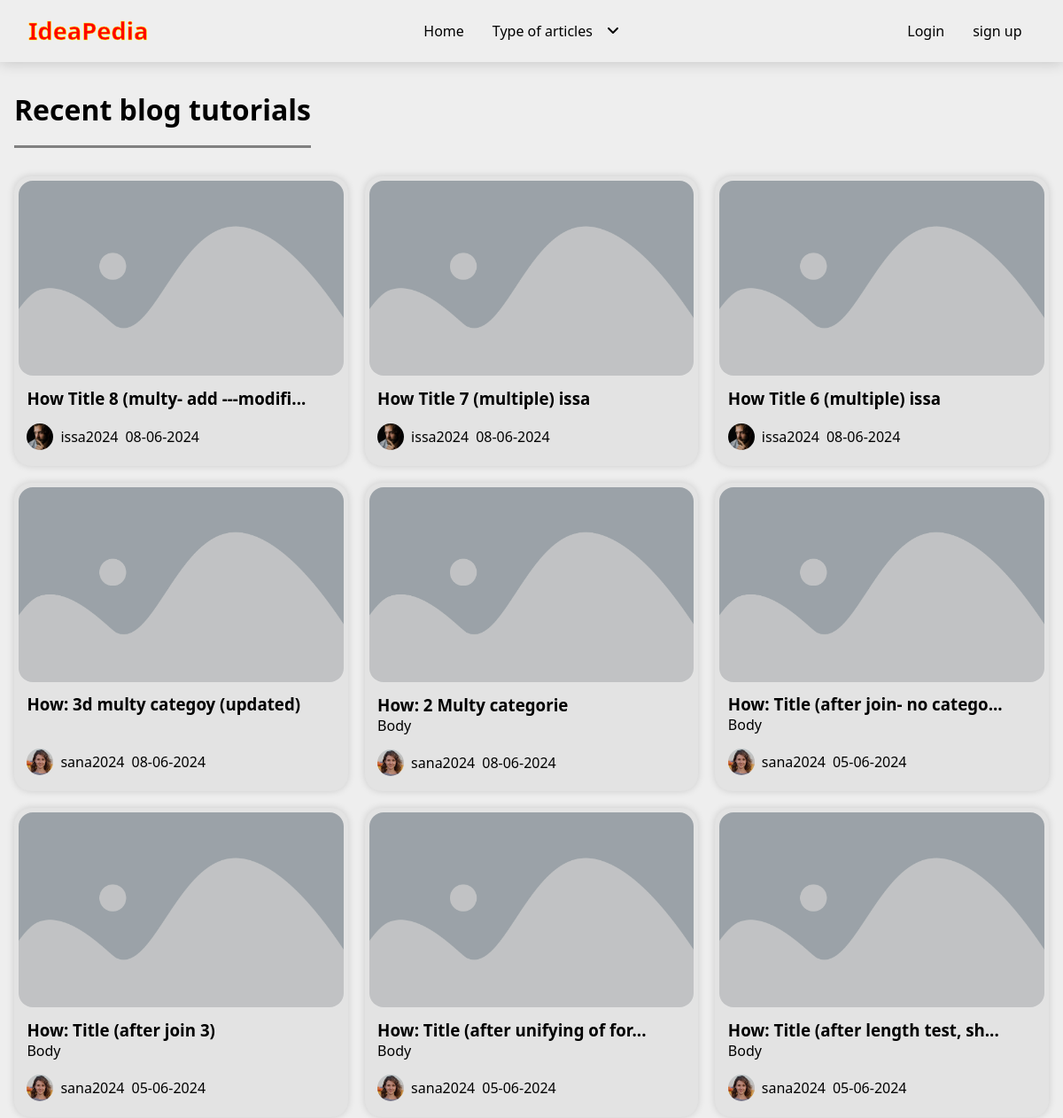
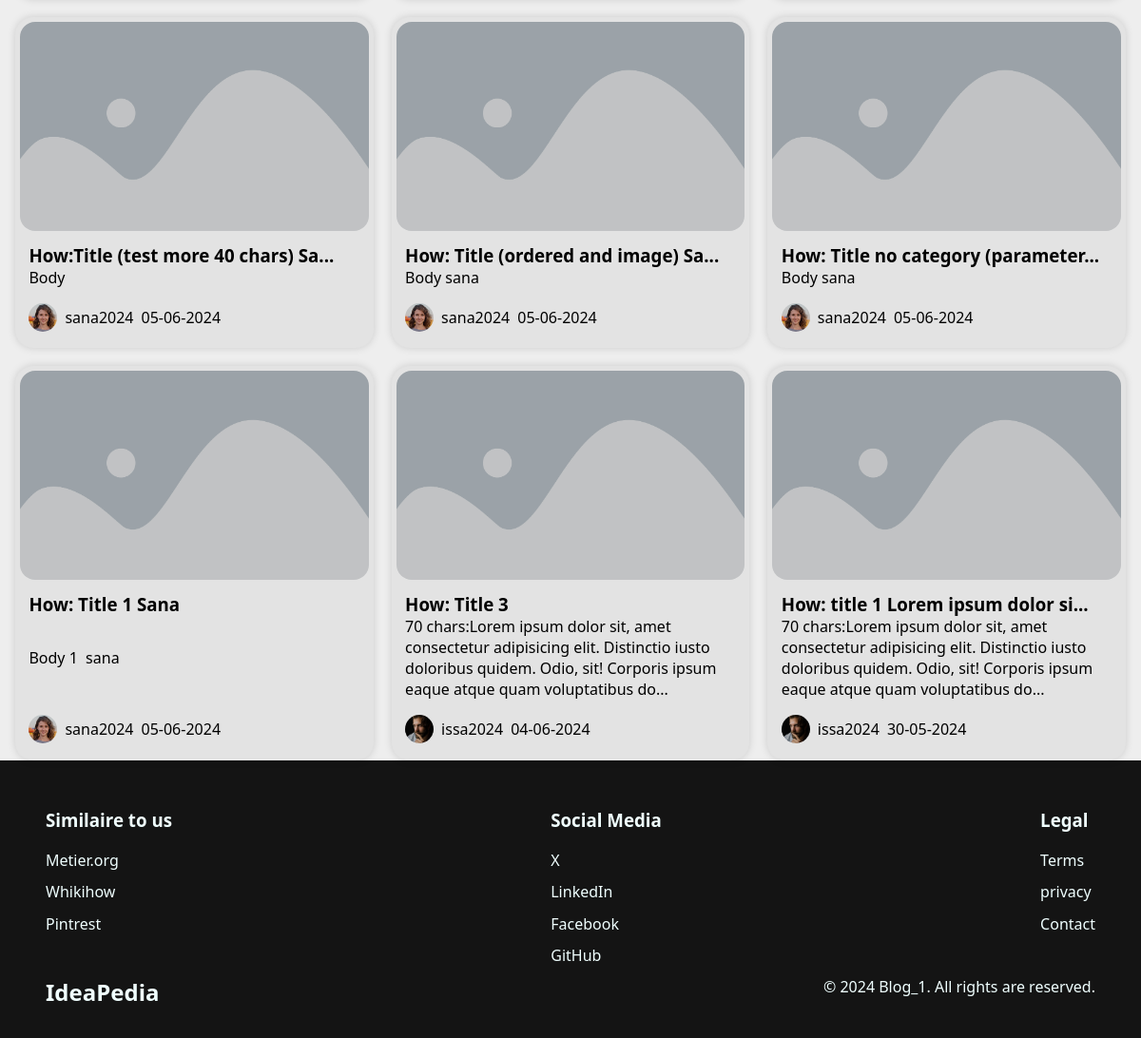
/pages/flow.php?all=1, run on the app's committed database (2 pictures, top to bottom).
### tables this page shows
CREATE TABLE `posts` (
  `id` int(11) NOT NULL,
  `user_id` int(11) NOT NULL,
  `title` varchar(255) NOT NULL,
  `body` text NOT NULL,
  `created_at` datetime NOT NULL DEFAULT current_timestamp(),
  `image_cover` varchar(255) DEFAULT NULL,
  `published` tinyint(1) NOT NULL,
  `thematic_id` int(11) NOT NULL
);

CREATE TABLE `users` (
  `id` int(11) NOT NULL,
  `name` varchar(100) NOT NULL,
  `lastName` varchar(100) NOT NULL,
  `username` varchar(100) NOT NULL,
  `role` enum('owner','member') NOT NULL DEFAULT 'member',
  `email` varchar(255) NOT NULL,
  `password` varchar(255) NOT NULL,
  `image` varchar(255) DEFAULT NULL,
  `profile_cover` varchar(255) DEFAULT NULL,
  `city` varchar(100) DEFAULT NULL,
  `country` varchar(100) DEFAULT NULL,
  `gender` enum('male','female','nb','') DEFAULT NULL
);

### classes/Database.php (called while the page is built, shortened)
<?php
class Database
{
    protected function connect($host, $username, $password, $db_name)
    {
        $dsn = "mysql:host=$host;dbname=$db_name;charset=utf8mb4";
        $options = [
            PDO::ATTR_ERRMODE => PDO::ERRMODE_EXCEPTION,
            PDO::ATTR_DEFAULT_FETCH_MODE => PDO::FETCH_ASSOC,
            PDO::ATTR_EMULATE_PREPARES => false,
        ];
        try {
            $this->connection = new PDO($dsn, $username, $password, $options);
        } catch (PDOException $e) {
            throw new RuntimeException('Connection failed: '. $e->getMessage(), 0, $e);
        }
    }
}

### classes/Posts_class.php (called while the page is built, shortened)
<?php
include_once "Database.php";
class Posts extends Database
{
    public function getAllJoin($thematic_id, $limit = "")
    {
        $sql = "SELECT p.*, u.username AS author, u.image AS author_image
                FROM posts p
                LEFT JOIN users u ON p.user_id = u.id
                WHERE p.thematic_id = :thematic_id
                $limit";
        $stmt = $this->connection->prepare($sql);
        $stmt->execute([':thematic_id'=> $thematic_id]);
        $results = $stmt->fetchAll();
        return $results;
    }
}

### pages/flow.php (the view, shortened to what this page needs)
<?php
include_once "../classes/Posts_class.php";
include_once "../inc/header.html.php";
include_once "../inc/components/nav.php";
$postsClass = new Posts();
if(isset($_GET['all'])){
    $id_thematic = $_GET['all'];
    $postFlow = $postsClass->getAllJoin($id_thematic, 'ORDER BY id DESC');
}
?>
<main>
    <section class="container">
        <div class="title-tool">
            <h2>Recent blog <?php
            if($id_thematic == 1){
                echo 'tutorials';
            }elseif($id_thematic == 2){
                echo 'tips';
            } ?></h2>
        </div>
        <div class="posts-row">
            <?php if (isset($_GET['all'])) {
                foreach ($postFlow as $post) { ?>
                    <a href="<?= SITE_PATH ?>pages/post.php?id=<?= $post['id']?>">
                        <figure class="card-main">
                            <img loading="lazy" src="<?= !empty($post['image_cover']) ? SITE_PATH . "assets/imgs/posts/"  . $post['image_cover'] : SITE_PATH . "assets/imgs/initials/placeholder.png" ?>" alt="<?= $post['image_cover']?>">
                            <figcaption>
                                <h3><?= (strlen(htmlspecialchars_decode($post['title'])) > 33) ? substr(htmlspecialchars_decode($post['title']), 0, 33). '...' : htmlspecialchars_decode($post['title']) ?></h3>
                                <p><?= (strlen(htmlspecialchars_decode($post['body'])) > 160) ? substr(htmlspecialchars_decode($post['body']), 0, 160). '...' : htmlspecialchars_decode($post['body']) ?></p>
                                <div class="meta-info-container">
                                    <img loading="lazy" src="<?= !empty($post['author_image']) ? SITE_PATH . "assets/imgs/profile/"  . $post['author_image'] : SITE_PATH . "assets/imgs/profile/placeholder-general-img.png" ?>" alt="<?= $post['author_image']?>">
                                    <p><?= $post['author'] ?></p>
                                    <p><?=  date('d-m-Y', strtotime($post['created_at'])) ?></p>
                                </div>
                            </figcaption>
                        </figure>
                    </a>
            <?php }
            } ?>
        </div>
    </section>
</main>
<?php include_once "../inc/footer.html.php";

### assets/styles/css/flow.css (style rules this page uses)
* { padding: 0; margin: 0; -webkit-box-sizing: border-box; box-sizing: border-box; }
img { width: 100%; aspect-ratio: 1/1; -o-object-fit: cover; object-fit: cover; display: block; }
a { text-decoration: none; color: inherit; display: inline-block; }
body { background: #eeeeee; font-family: system-ui, -apple-system, BlinkMacSystemFont, "Segoe UI", Roboto, Oxygen, Ubuntu, Cantarell, "Open Sans", "Helvetica Neue", sans-serif; overflow-x: hidden; }
.container { width: min(100% - 2rem, 1200px); margin: 0 auto; }
main section .title-tool { display: -webkit-box; display: -ms-flexbox; display: flex; -webkit-box-pack: justify; -ms-flex-pack: justify; justify-content: space-between; -webkit-box-align: center; -ms-flex-align: center; align-items: center; }
main section .title-tool h2 { font-size: 2rem; margin-block: 1em; border-bottom: 3px solid grey; padding-bottom: 0.6em; border-spacing: 10px 10px; }
main section > div.posts-row { display: grid; grid-template-columns: repeat(3, 1fr); gap: 1.2em; }
main section > div.posts-row figure.card-main { background: #e3e3e3; -webkit-box-shadow: 0 0 8px rgba(0, 0, 0, 0.15); box-shadow: 0 0 8px rgba(0, 0, 0, 0.15); border-radius: 1.2rem; padding: 0.3em; -webkit-transition: 0.25s; transition: 0.25s; height: 100%; display: grid; grid-template-columns: 1fr; grid-template-rows: auto 1fr; }
main section > div.posts-row figure.card-main img { width: 100%; aspect-ratio: 1/0.6; border-radius: 1rem; -webkit-filter: brightness(80%); filter: brightness(80%); -webkit-transition: 0.25s; transition: 0.25s; }
main section > div.posts-row figure.card-main figcaption { padding: 0.8em 0.6em; display: grid; -ms-flex-line-pack: justify; align-content: space-between; }
main section > div.posts-row figure.card-main figcaption h3 { -webkit-transition: 0.25s; transition: 0.25s; }
main section > div.posts-row figure.card-main figcaption .meta-info-container { margin-top: 1em; display: -webkit-box; display: -ms-flexbox; display: flex; -webkit-box-align: center; -ms-flex-align: center; align-items: center; gap: 0.5em; }
main section > div.posts-row figure.card-main figcaption .meta-info-container img { width: 30px; aspect-ratio: 1/1; border-radius: 50%; }

### data on the page
posts: title "How Title 8 (multy- add ---modifi", user.image (picture), user.username "issa2024", created_at "08-06-2024"
posts: title "How Title 7 (multiple) issa", user.image (picture), user.username "issa2024", created_at "08-06-2024"
posts: title "How Title 6 (multiple) issa", user.image (picture), user.username "issa2024", created_at "08-06-2024"
posts: title "How: 3d multy categoy (updated)", user.image (picture), user.username "sana2024", created_at "08-06-2024"
posts: title "How: 2 Multy categorie", body "Body", user.image (picture), user.username "sana2024", created_at "08-06-2024"
posts: title "How: Title (after join- no catego", body "Body", user.image (picture), user.username "sana2024", created_at "05-06-2024"
posts: title "How: Title (after join 3)", body "Body", user.image (picture), user.username "sana2024", created_at "05-06-2024"
posts: title "How: Title (after unifying of for", body "Body", user.image (picture), user.username "sana2024", created_at "05-06-2024"
posts: title "How: Title (after length test, sh", body "Body", user.image (picture), user.username "sana2024", created_at "05-06-2024"
posts: title "How:Title (test more 40 chars) Sa", body "Body", user.image (picture), user.username "sana2024", created_at "05-06-2024"
posts: title "How: Title (ordered and image) Sa", body "Body sana", user.image (picture), user.username "sana2024", created_at "05-06-2024"
posts: title "How: Title no category (parameter", body "Body sana", user.image (picture), user.username "sana2024", created_at "05-06-2024"
posts: title "How: Title 1 Sana", body "Body 1 sana", user.image (picture), user.username "sana2024", created_at "05-06-2024"
posts: title "How: Title 3", body "70 chars:Lorem ipsum dolor sit, amet consectetur adipisicing elit. Distinctio iusto doloribus quidem. Odio, sit! Corporis ipsum eaque atque quam voluptatibus do", user.image (picture), user.username "issa2024", created_at "04-06-2024"
posts: title "How: title 1 Lorem ipsum dolor si", body "70 chars:Lorem ipsum dolor sit, amet consectetur adipisicing elit. Distinctio iusto doloribus quidem. Odio, sit! Corporis ipsum eaque atque quam voluptatibus do", user.image (picture), user.username "issa2024", created_at "30-05-2024"
